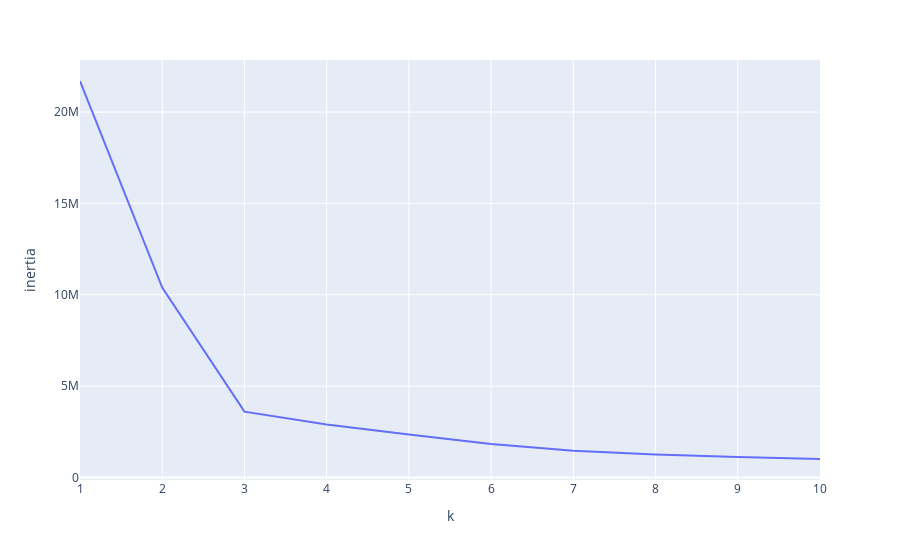

Write notebook code for a chart like this one.
### Code cell
# Inertia 값과 클러스터 수 k를 DataFrame으로 변환
df_inertia = pd.DataFrame(dict(
    k = [x for x in range(1, 11)],  # 클러스터 수 k (1부터 10까지)
    inertia = inertia,  # 각 k에 대한 Inertia 값
))

# Inertia 값에 대한 꺾은 선 그래프 생성
fig_inertia = px.line(
    df_inertia,
    x = "k",         # x축은 클러스터 수 k
    y = "inertia"    # y축은 Inertia 값
)

# 그래프 표시
fig_inertia.show()

### Figure 1 — Plotly figure (JSON) as saved in the notebook; plotly's stock layout.template omitted (floating-point values rounded to 4 significant figures)
{"data": [{"hovertemplate": "k=%{x}<br>inertia=%{y}<extra></extra>", "legendgroup": "", "line": {"color": "#636efa", "dash": "solid"}, "marker": {"symbol": "circle"}, "mode": "lines", "name": "", "orientation": "v", "showlegend": false, "type": "scatter", "x": [1, 2, 3, 4, 5, 6, 7, 8, 9, 10], "xaxis": "x", "y": [21700000.0, 10400000.0, 3602000.0, 2898000.0, 2349000.0, 1828000.0, 1458000.0, 1260000.0, 1120000.0, 1011000.0], "yaxis": "y"}], "layout": {"legend": {"tracegroupgap": 0}, "margin": {"t": 60}, "xaxis": {"anchor": "y", "domain": [0, 1], "title": {"text": "k"}}, "yaxis": {"anchor": "x", "domain": [0, 1], "title": {"text": "inertia"}}}}
